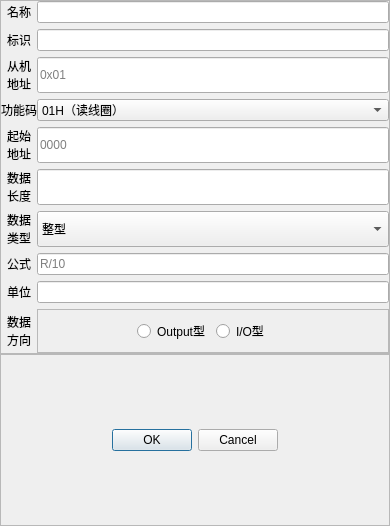
<?xml version="1.0" encoding="UTF-8"?>
<ui version="4.0">
 <class>Dialog</class>
 <widget class="QDialog" name="Dialog">
  <property name="geometry">
   <rect>
    <x>0</x>
    <y>0</y>
    <width>390</width>
    <height>526</height>
   </rect>
  </property>
  <property name="windowTitle">
   <string>Dialog</string>
  </property>
  <layout class="QVBoxLayout" name="verticalLayout">
   <property name="spacing">
    <number>0</number>
   </property>
   <property name="leftMargin">
    <number>0</number>
   </property>
   <property name="topMargin">
    <number>0</number>
   </property>
   <property name="rightMargin">
    <number>0</number>
   </property>
   <property name="bottomMargin">
    <number>0</number>
   </property>
   <item>
    <widget class="QFrame" name="frame">
     <property name="sizePolicy">
      <sizepolicy hsizetype="Preferred" vsizetype="Expanding">
       <horstretch>0</horstretch>
       <verstretch>0</verstretch>
      </sizepolicy>
     </property>
     <property name="minimumSize">
      <size>
       <width>0</width>
       <height>0</height>
      </size>
     </property>
     <property name="frameShape">
      <enum>QFrame::StyledPanel</enum>
     </property>
     <property name="frameShadow">
      <enum>QFrame::Raised</enum>
     </property>
     <layout class="QGridLayout" name="gridLayout">
      <property name="leftMargin">
       <number>0</number>
      </property>
      <property name="topMargin">
       <number>0</number>
      </property>
      <property name="rightMargin">
       <number>0</number>
      </property>
      <property name="bottomMargin">
       <number>0</number>
      </property>
      <property name="horizontalSpacing">
       <number>0</number>
      </property>
      <item row="10" column="0">
       <widget class="QLabel" name="label_4">
        <property name="styleSheet">
         <string notr="true">font: 14pt &quot;小米兰亭&quot;;</string>
        </property>
        <property name="text">
         <string>数据
方向</string>
        </property>
        <property name="alignment">
         <set>Qt::AlignCenter</set>
        </property>
       </widget>
      </item>
      <item row="0" column="0">
       <widget class="QLabel" name="label_8">
        <property name="sizePolicy">
         <sizepolicy hsizetype="Preferred" vsizetype="Expanding">
          <horstretch>0</horstretch>
          <verstretch>0</verstretch>
         </sizepolicy>
        </property>
        <property name="styleSheet">
         <string notr="true">font: 16pt &quot;小米兰亭&quot;;</string>
        </property>
        <property name="text">
         <string>名称</string>
        </property>
        <property name="alignment">
         <set>Qt::AlignCenter</set>
        </property>
       </widget>
      </item>
      <item row="8" column="5">
       <widget class="QLineEdit" name="lineEdit_formula">
        <property name="sizePolicy">
         <sizepolicy hsizetype="Expanding" vsizetype="Preferred">
          <horstretch>0</horstretch>
          <verstretch>0</verstretch>
         </sizepolicy>
        </property>
        <property name="styleSheet">
         <string notr="true">font: 16pt &quot;小米兰亭&quot;;</string>
        </property>
        <property name="text">
         <string/>
        </property>
        <property name="placeholderText">
         <string>R/10</string>
        </property>
       </widget>
      </item>
      <item row="2" column="0">
       <widget class="QLabel" name="label">
        <property name="sizePolicy">
         <sizepolicy hsizetype="Preferred" vsizetype="Expanding">
          <horstretch>0</horstretch>
          <verstretch>0</verstretch>
         </sizepolicy>
        </property>
        <property name="styleSheet">
         <string notr="true">font: 16pt &quot;小米兰亭&quot;;</string>
        </property>
        <property name="text">
         <string>从机
地址</string>
        </property>
        <property name="alignment">
         <set>Qt::AlignCenter</set>
        </property>
       </widget>
      </item>
      <item row="6" column="0">
       <widget class="QLabel" name="label_5">
        <property name="sizePolicy">
         <sizepolicy hsizetype="Preferred" vsizetype="Preferred">
          <horstretch>0</horstretch>
          <verstretch>0</verstretch>
         </sizepolicy>
        </property>
        <property name="styleSheet">
         <string notr="true">font: 16pt &quot;小米兰亭&quot;;</string>
        </property>
        <property name="text">
         <string>数据
长度</string>
        </property>
        <property name="alignment">
         <set>Qt::AlignCenter</set>
        </property>
       </widget>
      </item>
      <item row="4" column="5">
       <widget class="QLineEdit" name="lineEdit_start_addr">
        <property name="sizePolicy">
         <sizepolicy hsizetype="Expanding" vsizetype="Preferred">
          <horstretch>0</horstretch>
          <verstretch>0</verstretch>
         </sizepolicy>
        </property>
        <property name="styleSheet">
         <string notr="true">font: 16pt &quot;小米兰亭&quot;;</string>
        </property>
        <property name="placeholderText">
         <string>0000</string>
        </property>
       </widget>
      </item>
      <item row="1" column="0">
       <widget class="QLabel" name="label_9">
        <property name="sizePolicy">
         <sizepolicy hsizetype="Preferred" vsizetype="Expanding">
          <horstretch>0</horstretch>
          <verstretch>0</verstretch>
         </sizepolicy>
        </property>
        <property name="styleSheet">
         <string notr="true">font: 16pt &quot;小米兰亭&quot;;</string>
        </property>
        <property name="text">
         <string>标识</string>
        </property>
        <property name="alignment">
         <set>Qt::AlignCenter</set>
        </property>
       </widget>
      </item>
      <item row="9" column="5">
       <widget class="QLineEdit" name="lineEdit_unit">
        <property name="sizePolicy">
         <sizepolicy hsizetype="Expanding" vsizetype="Expanding">
          <horstretch>0</horstretch>
          <verstretch>0</verstretch>
         </sizepolicy>
        </property>
       </widget>
      </item>
      <item row="9" column="0">
       <widget class="QLabel" name="label_7">
        <property name="styleSheet">
         <string notr="true">font: 16pt &quot;小米兰亭&quot;;</string>
        </property>
        <property name="text">
         <string>单位</string>
        </property>
        <property name="alignment">
         <set>Qt::AlignCenter</set>
        </property>
       </widget>
      </item>
      <item row="4" column="0" colspan="2">
       <widget class="QLabel" name="label_3">
        <property name="sizePolicy">
         <sizepolicy hsizetype="Preferred" vsizetype="Preferred">
          <horstretch>0</horstretch>
          <verstretch>0</verstretch>
         </sizepolicy>
        </property>
        <property name="styleSheet">
         <string notr="true">font: 16pt &quot;小米兰亭&quot;;</string>
        </property>
        <property name="text">
         <string>起始
地址</string>
        </property>
        <property name="alignment">
         <set>Qt::AlignCenter</set>
        </property>
       </widget>
      </item>
      <item row="2" column="5">
       <widget class="QLineEdit" name="lineEdit_slave_addr">
        <property name="sizePolicy">
         <sizepolicy hsizetype="Expanding" vsizetype="Preferred">
          <horstretch>0</horstretch>
          <verstretch>0</verstretch>
         </sizepolicy>
        </property>
        <property name="styleSheet">
         <string notr="true">font: 16pt &quot;小米兰亭&quot;;</string>
        </property>
        <property name="placeholderText">
         <string>0x01</string>
        </property>
       </widget>
      </item>
      <item row="6" column="5">
       <widget class="QLineEdit" name="lineEdit_data_length">
        <property name="sizePolicy">
         <sizepolicy hsizetype="Expanding" vsizetype="Preferred">
          <horstretch>0</horstretch>
          <verstretch>0</verstretch>
         </sizepolicy>
        </property>
        <property name="styleSheet">
         <string notr="true">font: 16pt &quot;小米兰亭&quot;;</string>
        </property>
        <property name="inputMask">
         <string/>
        </property>
        <property name="text">
         <string/>
        </property>
        <property name="echoMode">
         <enum>QLineEdit::Password</enum>
        </property>
       </widget>
      </item>
      <item row="1" column="5">
       <widget class="QLineEdit" name="lineEdit_source_id">
        <property name="sizePolicy">
         <sizepolicy hsizetype="Expanding" vsizetype="Expanding">
          <horstretch>0</horstretch>
          <verstretch>0</verstretch>
         </sizepolicy>
        </property>
       </widget>
      </item>
      <item row="8" column="0">
       <widget class="QLabel" name="label_6">
        <property name="sizePolicy">
         <sizepolicy hsizetype="Preferred" vsizetype="Preferred">
          <horstretch>0</horstretch>
          <verstretch>0</verstretch>
         </sizepolicy>
        </property>
        <property name="styleSheet">
         <string notr="true">font: 16pt &quot;小米兰亭&quot;;</string>
        </property>
        <property name="text">
         <string>公式</string>
        </property>
        <property name="alignment">
         <set>Qt::AlignCenter</set>
        </property>
       </widget>
      </item>
      <item row="3" column="5">
       <widget class="QComboBox" name="comboBox_function_code">
        <property name="sizePolicy">
         <sizepolicy hsizetype="Preferred" vsizetype="Preferred">
          <horstretch>0</horstretch>
          <verstretch>0</verstretch>
         </sizepolicy>
        </property>
        <property name="styleSheet">
         <string notr="true">font: 16pt &quot;小米兰亭&quot;;</string>
        </property>
        <property name="currentIndex">
         <number>0</number>
        </property>
        <item>
         <property name="text">
          <string>01H（读线圈）</string>
         </property>
        </item>
        <item>
         <property name="text">
          <string>02H（读离散量）</string>
         </property>
        </item>
        <item>
         <property name="text">
          <string>03H（读保持寄存器）</string>
         </property>
        </item>
        <item>
         <property name="text">
          <string>04H（读输入寄存器）</string>
         </property>
        </item>
        <item>
         <property name="text">
          <string>05H（写线圈）</string>
         </property>
        </item>
        <item>
         <property name="text">
          <string>06H（写保持寄存器）</string>
         </property>
        </item>
       </widget>
      </item>
      <item row="3" column="0">
       <widget class="QLabel" name="label_2">
        <property name="sizePolicy">
         <sizepolicy hsizetype="Preferred" vsizetype="Preferred">
          <horstretch>0</horstretch>
          <verstretch>0</verstretch>
         </sizepolicy>
        </property>
        <property name="styleSheet">
         <string notr="true">font: 16pt &quot;小米兰亭&quot;;</string>
        </property>
        <property name="text">
         <string>功能码</string>
        </property>
        <property name="alignment">
         <set>Qt::AlignCenter</set>
        </property>
       </widget>
      </item>
      <item row="0" column="5">
       <widget class="QLineEdit" name="lineEdit_source_name">
        <property name="sizePolicy">
         <sizepolicy hsizetype="Expanding" vsizetype="Expanding">
          <horstretch>0</horstretch>
          <verstretch>0</verstretch>
         </sizepolicy>
        </property>
       </widget>
      </item>
      <item row="10" column="5">
       <widget class="QFrame" name="frame_3">
        <property name="frameShape">
         <enum>QFrame::StyledPanel</enum>
        </property>
        <property name="frameShadow">
         <enum>QFrame::Raised</enum>
        </property>
        <layout class="QHBoxLayout" name="horizontalLayout">
         <item alignment="Qt::AlignRight">
          <widget class="QRadioButton" name="radioButton_output">
           <property name="styleSheet">
            <string notr="true">font: 12pt &quot;小米兰亭&quot;;</string>
           </property>
           <property name="text">
            <string>Output型</string>
           </property>
          </widget>
         </item>
         <item alignment="Qt::AlignLeft">
          <widget class="QRadioButton" name="radioButton_io">
           <property name="styleSheet">
            <string notr="true">font: 12pt &quot;小米兰亭&quot;;</string>
           </property>
           <property name="text">
            <string>I/O型</string>
           </property>
          </widget>
         </item>
        </layout>
       </widget>
      </item>
      <item row="7" column="0">
       <widget class="QLabel" name="label_10">
        <property name="sizePolicy">
         <sizepolicy hsizetype="Preferred" vsizetype="Expanding">
          <horstretch>0</horstretch>
          <verstretch>0</verstretch>
         </sizepolicy>
        </property>
        <property name="styleSheet">
         <string notr="true">font: 16pt &quot;小米兰亭&quot;;</string>
        </property>
        <property name="text">
         <string>数据
类型</string>
        </property>
        <property name="alignment">
         <set>Qt::AlignCenter</set>
        </property>
       </widget>
      </item>
      <item row="7" column="5">
       <widget class="QComboBox" name="comboBox_data_type">
        <property name="sizePolicy">
         <sizepolicy hsizetype="Preferred" vsizetype="Expanding">
          <horstretch>0</horstretch>
          <verstretch>0</verstretch>
         </sizepolicy>
        </property>
        <property name="styleSheet">
         <string notr="true">font: 16pt &quot;小米兰亭&quot;;</string>
        </property>
        <item>
         <property name="text">
          <string>整型</string>
         </property>
        </item>
        <item>
         <property name="text">
          <string>浮点</string>
         </property>
        </item>
        <item>
         <property name="text">
          <string>字符串</string>
         </property>
        </item>
        <item>
         <property name="text">
          <string>数组</string>
         </property>
        </item>
        <item>
         <property name="text">
          <string>时间</string>
         </property>
        </item>
       </widget>
      </item>
     </layout>
    </widget>
   </item>
   <item>
    <widget class="QFrame" name="frame_2">
     <property name="sizePolicy">
      <sizepolicy hsizetype="Preferred" vsizetype="Expanding">
       <horstretch>0</horstretch>
       <verstretch>0</verstretch>
      </sizepolicy>
     </property>
     <property name="frameShape">
      <enum>QFrame::StyledPanel</enum>
     </property>
     <property name="frameShadow">
      <enum>QFrame::Raised</enum>
     </property>
     <layout class="QVBoxLayout" name="verticalLayout_2">
      <item>
       <widget class="QDialogButtonBox" name="buttonBox">
        <property name="standardButtons">
         <set>QDialogButtonBox::Cancel|QDialogButtonBox::Ok</set>
        </property>
        <property name="centerButtons">
         <bool>true</bool>
        </property>
       </widget>
      </item>
     </layout>
    </widget>
   </item>
  </layout>
 </widget>
 <resources/>
 <connections/>
</ui>
